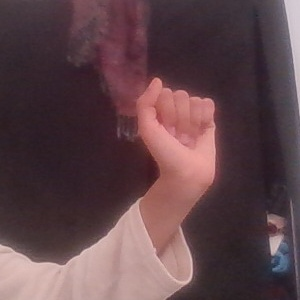
#> input picture Dataset/a/1.jpg, 300 x 300 px, given in place of the camera
$ python createGestures.py
#> lines starting #> are read from the running program, lines starting #| are printed output that depends on the picture; after the words box and inside, x2 and y2 are one past the last pixel; in counts of white or black regions, pixels touching at a corner belong together
#> the answer given: Dataset/a/1.jpg
# organize imports
import cv2
import imutils
import numpy as np
import os
import time

# global variables
bg = None


def run_avg(image, aWeight):
    global bg
    # initialize the background
    if bg is None:
        bg = image.copy().astype("float")
        return

    # compute weighted average, accumulate it and update the background
    cv2.accumulateWeighted(image, bg, aWeight)


def segment(image, threshold=25):
    global bg
    # find the absolute difference between background and current frame
    diff = cv2.absdiff(bg.astype("uint8"), image)

    # threshold the diff image so that we get the foreground
    thresholded = cv2.threshold(diff,
                                threshold,
                                255,
                                cv2.THRESH_BINARY)[1]

    # get the contours in the thresholded image
    (cnts, _) = cv2.findContours(thresholded.copy(),
                                 cv2.RETR_EXTERNAL,
                                 cv2.CHAIN_APPROX_SIMPLE)

    # return None, if no contours detected
    if len(cnts) == 0:
        return
    else:
        # based on contour area, get the maximum contour which is the hand
        segmented = max(cnts, key=cv2.contourArea)
        return (thresholded, segmented)


def main():
    # initialize weight for running average
    aWeight = 0.5

    # get the reference to the webcam
    camera = cv2.VideoCapture(0)

    # region of interest (ROI) coordinates
    top, right, bottom, left = 10, 350, 225, 590

    # initialize num of frames
    num_frames = 0
    image_num = 0

    start_recording = False

    # keep looping, until interrupted
    while(True):

        # get the current frame
        (grabbed, frame) = camera.read()
#> frame is the input picture: shape (300, 300, 3); mean B, G, R 73.7, 68.7, 95.1
        if (grabbed == True):


            # resize the frame
            frame = imutils.resize(frame, width=700)
#> frame: shape (700, 700, 3)

            # flip the frame so that it is not the mirror view
            frame = cv2.flip(frame, 1)
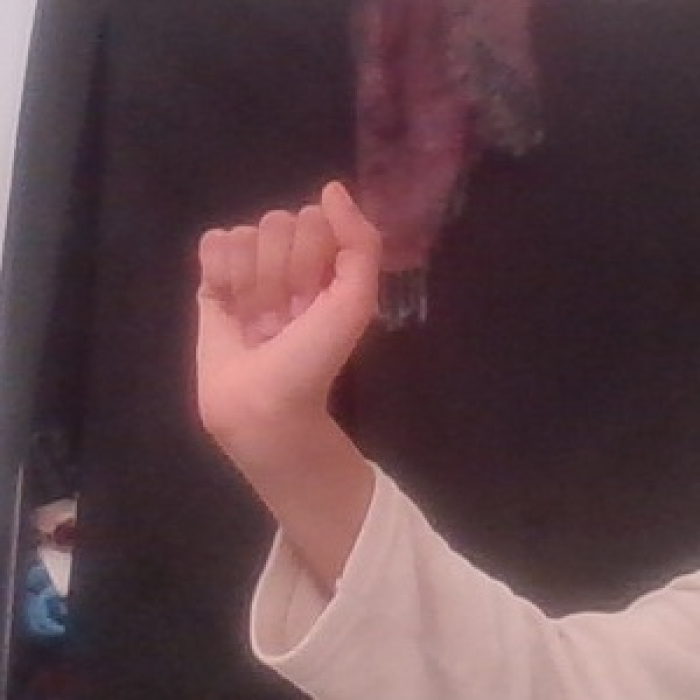
#> frame: shape (700, 700, 3); mean B, G, R 73.6, 68.6, 95.1

            # clone the frame
            clone = frame.copy()

            # get the height and width of the frame
            (height, width) = frame.shape[:2]
#> height = 700; width = 700

            # get the ROI
            roi = frame[top:bottom, right:left]
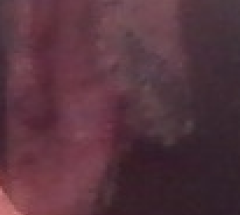
#> roi: shape (215, 240, 3); mean B, G, R 62.6, 52.4, 87

            # convert the roi to grayscale and blur it
            gray = cv2.cvtColor(roi, cv2.COLOR_BGR2GRAY)
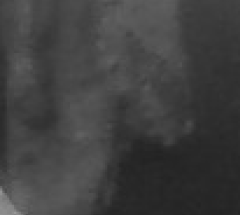
#> gray: shape (215, 240); min 35, max 151, mean 63.9
            gray = cv2.GaussianBlur(gray, (7, 7), 0)

            # to get the background, keep looking till a threshold is reached
            # so that our running average model gets calibrated
            if num_frames < 30:
                run_avg(gray, aWeight)
                print(num_frames)
            else:
                # segment the hand region
                hand = segment(gray)

                # check whether hand region is segmented
                if hand is not None:
                    # if yes, unpack the thresholded image and
                    # segmented region
                    (thresholded, segmented) = hand

                    # draw the segmented region and display the frame
                    cv2.drawContours(
                        clone, [segmented + (right, top)], -1, (0, 0, 255))
                    if start_recording:
                        # Mention the directory in which you wanna store the images followed by the image name
                        cv2.imwrite("Dataset\\" + ges_name + "\\" +
                                    str(image_num) + '.png', thresholded)
                        image_num += 1
                    cv2.imshow("Thesholded", thresholded)

            # draw the segmented hand
            cv2.rectangle(clone, (left, top), (right, bottom), (0, 255, 0), 2)
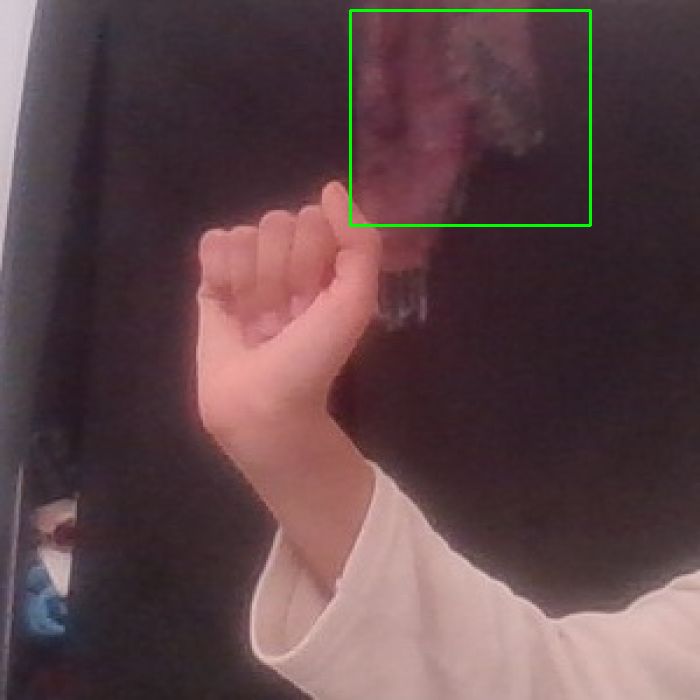
#> clone: shape (700, 700, 3); 0.56% of pixels changed, all inside (x1, y1, x2, y2) = (349, 9, 592, 227)

            # increment the number of frames
            num_frames += 1

            # display the frame with segmented hand
            cv2.imshow("Video Feed", clone)


            # observe the keypress by the user
            keypress = cv2.waitKey(1) & 0xFF
#> (key q is pressed here)

            # if the user pressed "q", then stop looping
            if keypress == ord("q") or image_num > 100:
                break

            if keypress == ord("/"):
                start_recording = True


        else:
            print("[Warning!] Error input, Please check your(camra Or video)")
            break


ges_name = input("Enter gesture name: ")
print('Collecting images for {}'.format(ges_name))
if not os.path.exists('Dataset\\' + ges_name):
    os.mkdir('Dataset\\' + ges_name)
main()

print("DONE... ")
# free up memory
#> (the run stopped early here; a loop or call above may not have finished)

$ run again, on Dataset/a/11.jpg
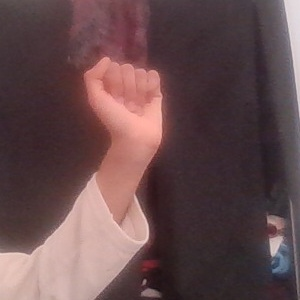
#> input picture Dataset/a/11.jpg, 300 x 300 px, given in place of the camera
#> in main, frame is the input picture: shape (300, 300, 3); mean B, G, R 77.4, 75.4, 101.8
#> in main, `gray = cv2.cvtColor(roi, cv2.COLOR_BGR2GRAY)`:
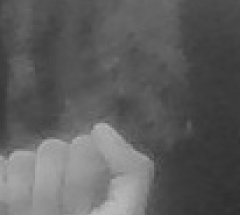
#> gray: shape (215, 240); min 45, max 189, mean 93.5
#> in main, `cv2.rectangle(clone, (left, top), (right, bottom), (0, 255, 0), 2)`:
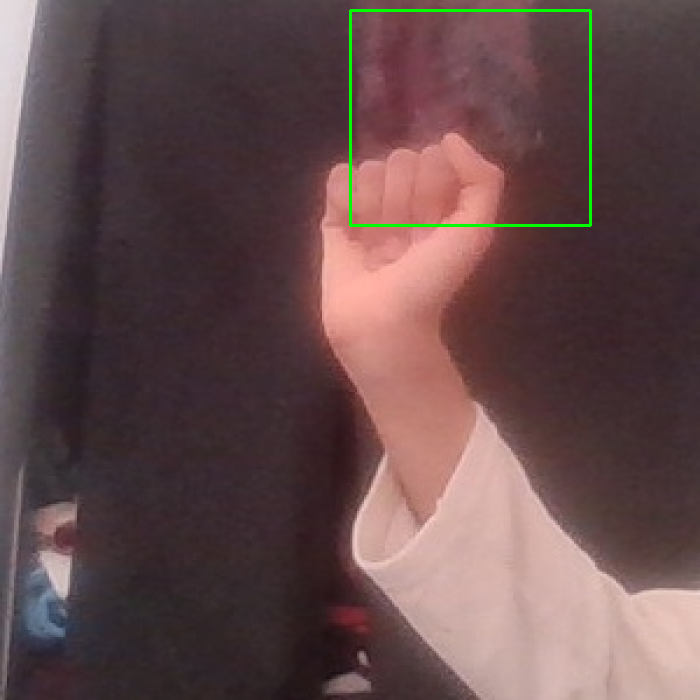
#> clone: shape (700, 700, 3); mean B, G, R 76.9, 76.3, 101.1
